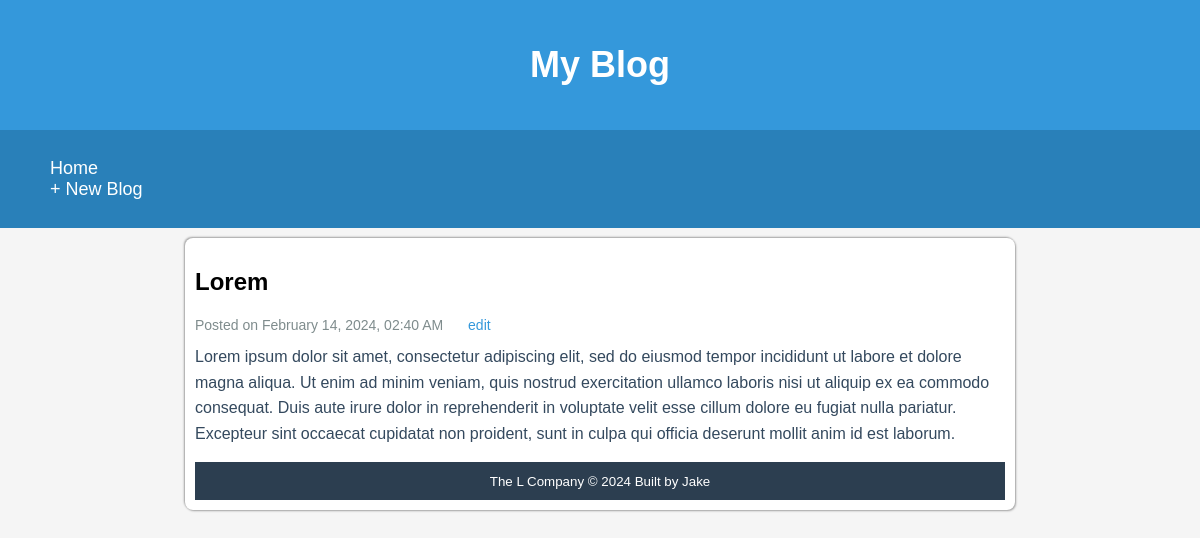
/show.php?id=1, run on the app's committed database.
### tables this page shows
CREATE TABLE `blog` (
  `id` int(11) NOT NULL,
  `title` varchar(200) NOT NULL,
  `content` text NOT NULL,
  `date_posted` timestamp NOT NULL DEFAULT current_timestamp()
);

### show.php (the view, shortened to what this page needs)
<?php
require('connect.php');
$id = filter_input(INPUT_GET, 'id', FILTER_SANITIZE_NUMBER_INT);
$query = "SELECT * FROM blog WHERE id = :id";
$statement = $db->prepare($query);
$statement->bindParam(':id', $id);
$statement->execute();
$row = $statement->fetch();
?>
<!DOCTYPE html>
<html lang="en">
<head>
    <link rel="stylesheet" href="main.css">
</head>
<body>
    <header class="header">
        <div class="text-center">
            <h1>My Blog</h1>
        </div>
    </header>
    <?php include('nav.php');?>
    <main class ="containerpy-1">
        <h2><?=$row['title']?></h2>
        <small class="blog-post-date">
            Posted on
            <time datetime="<?= $row['date_posted'] ?>">
                <?= date('F d, Y, h:i A', strtotime($row['date_posted'])) ?>
            </time>
            <a href="edit.php?id=<?=$row['id']?>" class="blog-post-edit">edit</a>
        </small>
        <br>
        <p class="blog-post-content">
            <?=$row['content']?>
        </p>
    <?php include('footer.php');?>
    </main>
</body>
</html>

### main.css (style rules this page uses)
body { font-family: 'Arial', sans-serif; background-color: #f5f5f5; margin: 0; }
.containerpy-1 { width: 810px; background-color: #fff; border-radius: 8px; margin: 10px auto; padding: 10px; box-shadow: 1px 1px 2px #a2a2a2, -1px -1px 2px #a2a2a2; }
.header { background-color: #3498db; color: #fff; text-align: center; padding: 20px 0; position: relative; }
.header h1 { font-size: 36px; }
.blog-post-date { font-size: 14px; color: #7f8c8d; }
.blog-post-edit { color: #3498db; text-decoration: none; margin-left: 10px; }
.blog-post-content { margin-top: 10px; line-height: 1.6; color: #34495e; }

### data on the page
blog: title "Lorem", date_posted "February 14, 2024, 02:40 AM", content "Lorem ipsum dolor sit amet, consectetur adipiscing elit, sed do eiusmod tempor incididunt ut labore et dolore magna aliqua. Ut enim ad minim veniam, quis nostrud exercitation ullamco laboris nisi ut aliquip ex ea commodo consequat. Duis aute irure dolor in reprehenderit in voluptate velit esse cillum dolore eu fugiat nulla pariatur. Excepteur sint occaecat cupidatat non proident, sunt in culpa qui officia deserunt mollit anim id est laborum."
